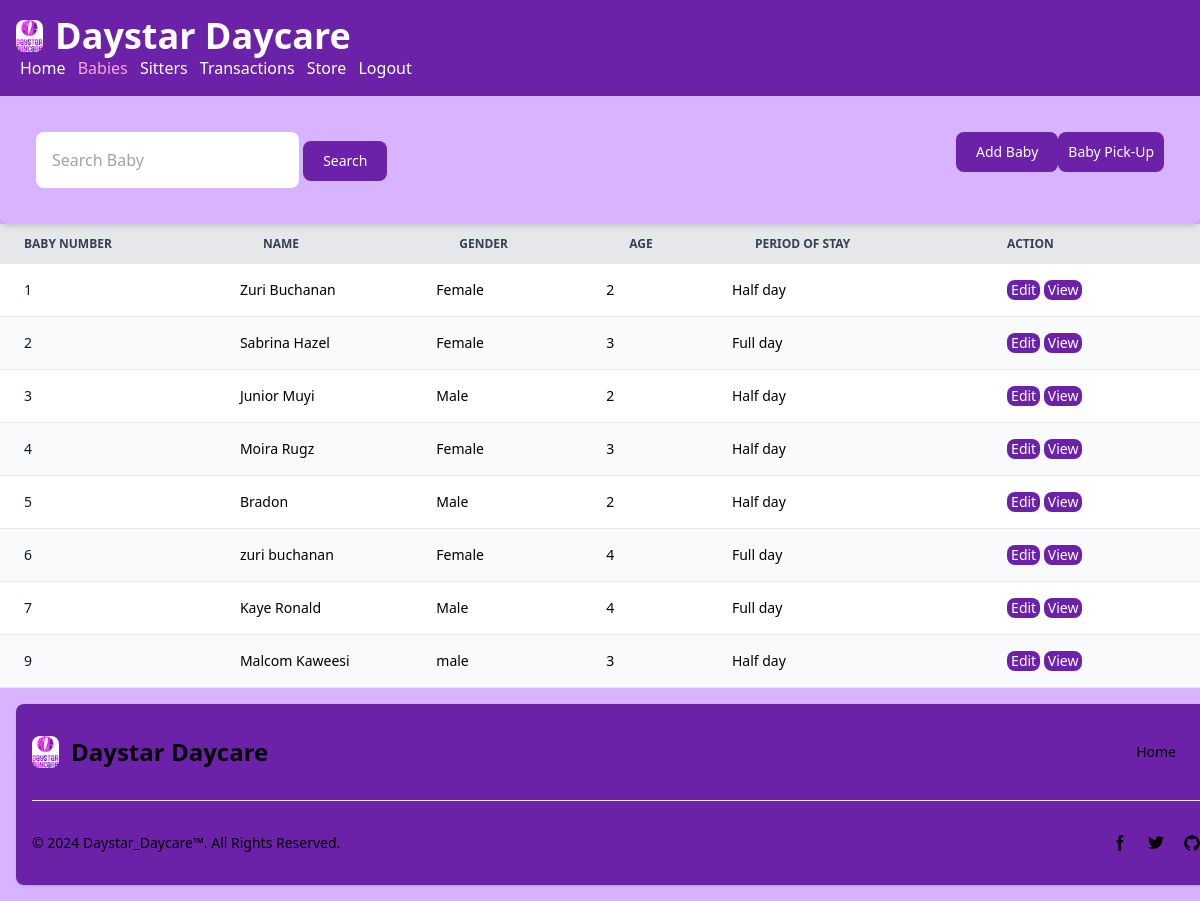
/baby/, run on the app's committed database.
### baby_app/models.py (models this page shows, shortened)
class Baby(models.Model):
    name = models.CharField(max_length=100)
    gender = models.CharField(max_length=25)
    age = models.IntegerField()
    location = models.CharField(max_length=200)
    name_dropper = models.CharField(max_length=100)
    time_arrival = models.TimeField()
    name_parents = models.CharField(max_length=100)
    amount_paid = models.IntegerField()
    period_stay = models.CharField(max_length=50)

### baby_app/views.py (the view)
# urls.py: path('', views.babyhome, name='baby'),
def babyhome(request):
    babylist = Baby.objects.all()
    return render(request, 'baby_app/baby.html', {'babylist': babylist})

### baby_app/templates/baby_app/baby.html (shortened to what this page needs)
{% load static %}
<!DOCTYPE html>
<html lang="en">
<head>
    <script src="https://cdn.tailwindcss.com"></script>
</head>
<body class="bg-purple-300 flex flex-col h-screen">
    <div class="flex-grow">
        <nav class="bg-purple-800 gap-2 p-4 items-end text-white">
            <div>
                <a href="/home" class="flex items-center mb-4 sm:mb-0 space-x-3 rtl:space-x-reverse">
                    <img src="{% static "home_app/images/daystar_logo_2.jpg" %}" class="h-8 rounded-lg" alt="Daystar_Daycare_Logo">
                    <span class="self-center text-4xl font-semibold whitespace-nowrap dark:text-white">Daystar Daycare</span>
                </a>
                <div class="justify-end">
                    <a href="/home" class="px-1">Home</a>
                    <a href="/baby" class="text-pink-300 px-1">Babies</a>
                    <a href="/sitter" class="px-1">Sitters</a>
                    <a href="/baby/transactions" class="px-1">Transactions</a>
                    <a href="/baby/store" class="px-1">Store</a>
                    <a href="/logout" class="px-1">Logout</a>
                </div>
            </div>
        </nav>
        <div class="relative overflow-x-auto shadow-md sm:rounded-lg p-5">
            <div class="flex flex-wrap">
                <div class="w-1/2">
                    <form action="post" class="p-4">
                        <input class="form-control p-4 rounded-lg" type="text" name="search" placeholder="Search Baby">
                        <button type="submit" class="text-white bg-purple-800 hover:bg-pink-300 focus:ring-4 focus:outline-none focus:ring-blue-300 font-medium rounded-lg text-sm w-full sm:w-auto px-5 py-2.5 text-center dark:bg-blue-600 dark:hover:bg-blue-600 dark:focus:ring-blue-800">Search</button>
                    </form>
                </div>
                <div class="p-4 w-1/2 flex justify-end">
                    <div>
                        <a href="addbaby">
                            <button type="submit" class="text-white bg-purple-800 hover:bg-pink-300 focus:ring-4 focus:outline-none focus:ring-blue-300 font-medium rounded-lg text-sm w-full sm:w-auto px-5 py-2.5 text-center dark:bg-blue-600 dark:hover:bg-blue-700 dark:focus:ring-blue-800">Add Baby</button>
                        </a>
                    </div>
                    <div>
                        <a href="pickup">
                            <button type="submit" class="text-white bg-purple-800 hover:bg-pink-300 focus:ring-4 focus:outline-none focus:ring-blue-300 font-medium rounded-lg text-sm w-full sm:w-auto px-2.5 py-2.5 text-center dark:bg-blue-600 dark:hover:bg-blue-700 dark:focus:ring-blue-800">Baby Pick-Up</button>
                        </a>
                    </div>
                </div>
            </div>
        </div>
        <table class="w-full text-sm text-left rtl:text-right text-black-500 dark:text-gray-400 border-rounded">
            <thead class="text-xs text-gray-700 uppercase bg-gray-200 dark:bg-gray-700 dark:text-gray-400">
                <tr>
                    <th scope="col" class="px-6 py-3 text-left">
                        Baby Number
                    </th>
                    <th scope="col" class="px-6 py-3 text-left">
                        Name
                    </th>
                    <th scope="col" class="px-6 py-3 text-left">
                        Gender
                    </th>
                    <th scope="col" class="px-6 py-3 text-left">
                        Age
                    </th>
                    <th scope="col" class="px-6 py-3 text-left">
                        Period of Stay
                    </th>
                    <th scope="col" class="px-6 py-3 text-left">
                        Action
                    </th>
                </tr>
            </thead>
            <tbody>
                {% for baby in babylist %}
                <tr class="odd:bg-white odd:dark:bg-gray-900 even:bg-gray-50 even:dark:bg-gray-800 border-b dark:border-gray-700">
                    <th scope="row" class="px-6 py-4 font-medium text-gray-900 whitespace-nowrap dark:text-white">{{ baby.id }}</th>
                    <td px-6 py-4>{{ baby.name }}</td>
                    <td px-6 py-4>{{ baby.gender }}</td>
                    <td px-6 py-4>{{ baby.age }}</td>
                    <td px-6 py-4>{{ baby.period_stay }}</td>
                    <td class="px-6 py-4">
                        <a href="{% url "editbaby" baby.id %}">
                            <button type="submit" class="px-1 py-0 bg-purple-800 text-white hover:bg-pink-300 rounded-lg">Edit</button>
                        </a>
                        <a href="{% url "viewbaby" baby.id %}">
                            <button type="submit" class="px-1 py-0 bg-purple-800 text-white hover:bg-pink-300 rounded-lg">View</button>
                        </a>
                    </td>
                </tr>
                {% endfor %}
            </tbody>
        </table>
    </div>
    <div>
        <footer class="bg-purple-800 rounded-lg shadow dark:bg-gray-900 m-4 fixed-bottom-0 left-0 right-0 w-screen">
            <div class="w-full max-w-screen-xl mx-auto p-4 md:py-8">
                <div class="sm:flex sm:items-center sm:justify-between">
                    <a href="/home" class="flex items-center mb-4 sm:mb-0 space-x-3 rtl:space-x-reverse">
                        <img src="{% static "home_app/images/daystar_logo_2.jpg" %}" class="h-8 rounded-lg" alt="Daystar_Daycare_Logo" />
                        <span class="self-center text-2xl font-semibold whitespace-nowrap dark:text-white">Daystar Daycare</span>
                    </a>
                    <ul class="flex flex-wrap items-center mb-6 text-sm font-medium text-black sm:mb-0 dark:text-gray-400">
                        <li>
                            <a href="/home" class="hover:underline me-4 md:me-6">Home</a>
                        </li>
                    </ul>
                </div>
                <hr class="my-6 border-gray-200 sm:mx-auto dark:border-gray-700 lg:my-8" />
                <div class="sm:flex sm:items-center sm:justify-between">
                    <span class="text-sm text-black sm:text-center dark:text-gray-400">© 2024 <a href="/home" class="hover:underline">Daystar_Daycare™</a>. All Rights Reserved.
                    </span>
                    <div class="flex mt-4 sm:justify-center sm:mt-0">
                        <a href="https://www.instagram.com/benjamin_barry65" class="text-black hover:text-gray-900 dark:hover:text-white">
                            <svg class="w-4 h-4" aria-hidden="true" xmlns="http://www.w3.org/2000/svg" fill="currentColor" viewBox="0 0 8 19">
                                <path fill-rule="evenodd" d="M6.135 3H8V0H6.135a4.147 4.147 0 0 0-4.142 4.142V6H0v3h2v9.938h3V9h2.021l.592-3H5V3.591A.6.6 0 0 1 5.592 3h.543Z" clip-rule="evenodd"/>
                            </svg>
                        </a>
                        <a href="https://twitter.com/benjaminbarry__" class="text-black hover:text-gray-900 dark:hover:text-white ms-5">
                        </a>
                        <a href="https://github.com/Benjaminbarry65" class="text-black hover:text-gray-900 dark:hover:text-white ms-5">
                        </a>
                    </div>
                </div>
            </div>
        </footer>
    </div>
</body>
</html>

### data on the page
Baby: id "1", name "Zuri Buchanan", gender "Female", age "2", period_stay "Half day"
Baby: id "2", name "Sabrina Hazel", gender "Female", age "3", period_stay "Full day"
Baby: id "3", name "Junior Muyi", gender "Male", age "2", period_stay "Half day"
Baby: id "4", name "Moira Rugz", gender "Female", age "3", period_stay "Half day"
Baby: id "5", name "Bradon", gender "Male", age "2", period_stay "Half day"
Baby: id "6", name "zuri buchanan", gender "Female", age "4", period_stay "Full day"
Baby: id "7", name "Kaye Ronald", gender "Male", age "4", period_stay "Full day"
Baby: id "9", name "Malcom Kaweesi", gender "male", age "3", period_stay "Half day"
